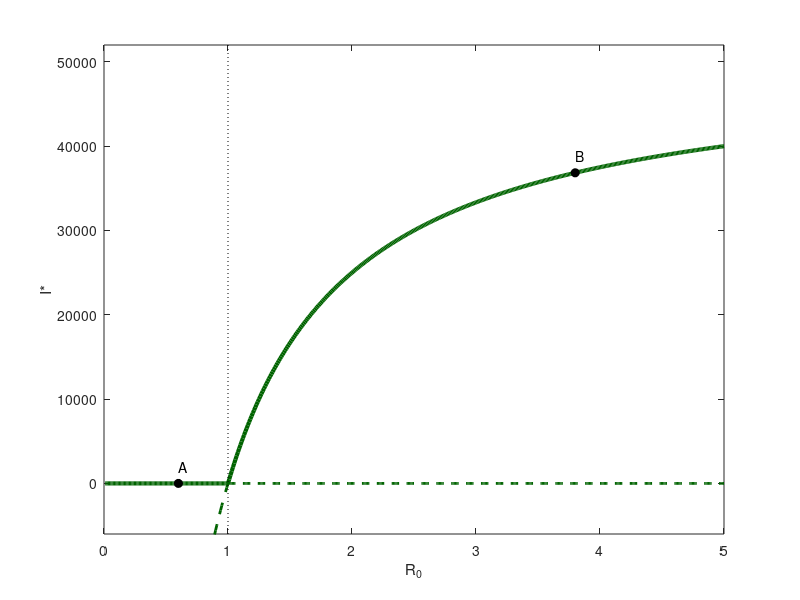

Write MATLAB code to recreate this figure.
% Fig. 2.17: Steady-state values I* of the SIR model as a function of R_0 (book, Section 2.4, Eq. 2.30)
% x_a*: I* = 0, stable for R_0 < 1;  x_b*: I* = alpha N (1 - 1/R_0)/(gamma + alpha), stable for R_0 > 1 (alpha = gamma = 0.1)
% (c) 2026 Philipp Kügler · Program for the book "Dynamical Systems in the Life Sciences" · MIT License (see LICENSE)
N = 100000; alpha = 0.1; gamma = 0.1;
R0 = linspace(0.01, 5, 500);
Ib = alpha * N * (1 - 1 ./ R0) / (gamma + alpha);
gruen = [0 0.39 0];
li = R0 <= 1; re = R0 >= 1; nah = R0 > 0.85 & R0 <= 1;
plot(R0(li), 0 * R0(li), 'Color', gruen, 'LineWidth', 3); hold on       % stable
plot(R0(re), 0 * R0(re), '--', 'Color', gruen, 'LineWidth', 2)          % unstable
plot(R0(re), Ib(re), 'Color', gruen, 'LineWidth', 3)
plot(R0(nah), Ib(nah), '--', 'Color', gruen, 'LineWidth', 2)
r = [0.6 3.8]; namen = 'AB';
for j = 1:2
    if r(j) < 1, i = 0; else, i = alpha * N * (1 - 1 / r(j)) / (gamma + alpha); end
    plot(r(j), i, 'ko', 'MarkerFaceColor', 'k'); text(r(j), i + 2000, namen(j));
    fprintf('Scenario %s: R_0 = %g,  I* = %.0f\n', namen(j), r(j), i);
end
plot([1 1], [-6000 52000], 'k:'); hold off
ylim([-6000 52000]); xlabel('R_0'); ylabel('I*');
